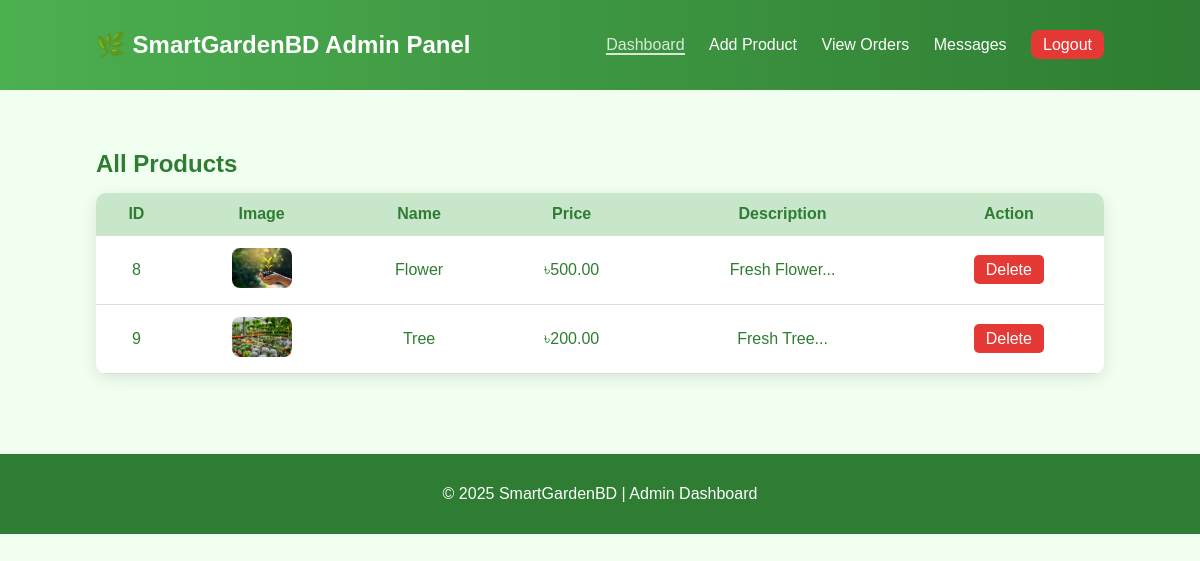
The page /admin/index.php (signed in) on the database its author committed.
### tables this page shows
CREATE TABLE `products` (
  `id` int(11) NOT NULL,
  `name` varchar(255) DEFAULT NULL,
  `description` text DEFAULT NULL,
  `price` decimal(10,2) DEFAULT NULL,
  `image` varchar(255) DEFAULT NULL,
  `category` varchar(100) DEFAULT NULL
);

### admin/index.php (the view, shortened to what this page needs)
<?php include '../php/db_connect.php';
?>
<!DOCTYPE html>
<html lang="en">
<head>
  <link rel="stylesheet" href="css/admin.css">
</head>
<body>
<header class="admin-header">
  <h1>🌿 SmartGardenBD Admin Panel</h1>
  <nav>
    <a href="index.php" class="active">Dashboard</a>
    <a href="add_product.php">Add Product</a>
    <a href="view_orders.php">View Orders</a>
            <a href="view_messages.php">Messages</a>
        <a href="../php/logout.php" class="logout-btn">Logout</a>
  </nav>
</header>
<section class="admin-content">
  <h2>All Products</h2>
  <table>
    <tr>
      <th>ID</th>
      <th>Image</th>
      <th>Name</th>
      <th>Price</th>
      <th>Description</th>
      <th>Action</th>
    </tr>
    <?php
    $result = mysqli_query($conn, "SELECT * FROM products");
    while ($row = mysqli_fetch_assoc($result)) {
      echo "
      <tr>
        <td>{$row['id']}</td>
        <td><img src='../images/{$row['image']}' width='60'></td>
        <td>{$row['name']}</td>
        <td>৳{$row['price']}</td>
        <td>".substr($row['description'], 0, 60)."...</td>
        <td>
          <a href='delete_product.php?id={$row['id']}' class='btn-delete'>Delete</a>
        </td>
      </tr>";
    }
    ?>
  </table>
</section>
<footer class="admin-footer">
  <p>© 2025 SmartGardenBD | Admin Dashboard</p>
</footer>
</body>
</html>

### admin/css/admin.css (style rules this page uses)
body { font-family: "Poppins", sans-serif; background: #f1fff1; margin: 0; color: #2e7d32; }
.admin-header { background: linear-gradient(90deg, #4caf50, #2e7d32); color: white; padding: 15px 8%; display: flex; align-items: center; justify-content: space-between; }
.admin-header h1 { font-size: 1.5em; }
.admin-header nav a { color: white; text-decoration: none; margin-left: 20px; font-weight: 500; transition: opacity 0.3s; }
.admin-header nav a:hover, .admin-header nav a.active { opacity: 0.8; border-bottom: 2px solid white; }
.admin-content { padding: 40px 8%; }
table { width: 100%; border-collapse: collapse; background: white; border-radius: 10px; overflow: hidden; box-shadow: 0 4px 15px rgba(0,0,0,0.1); }
th, td { padding: 12px; text-align: center; border-bottom: 1px solid #ddd; }
th { background: #c8e6c9; color: #2e7d32; }
td img { border-radius: 8px; }
.btn-delete { background: #e53935; color: white; padding: 6px 12px; border-radius: 5px; text-decoration: none; font-weight: 500; transition: background 0.3s; }
.admin-footer { text-align: center; padding: 15px; background: #2e7d32; color: white; margin-top: 40px; }
.logout-btn { background: #e53935; color: white; padding: 6px 12px; border-radius: 8px; text-decoration: none; font-weight: 500; transition: background 0.3s; }
.admin-content h2 { margin-bottom: 15px; color: #2e7d32; }

### rows shown on the page
products: id "8", image (picture), name "Flower", price "500.00", description "Fresh Flower"
products: id "9", image (picture), name "Tree", price "200.00", description "Fresh Tree"
